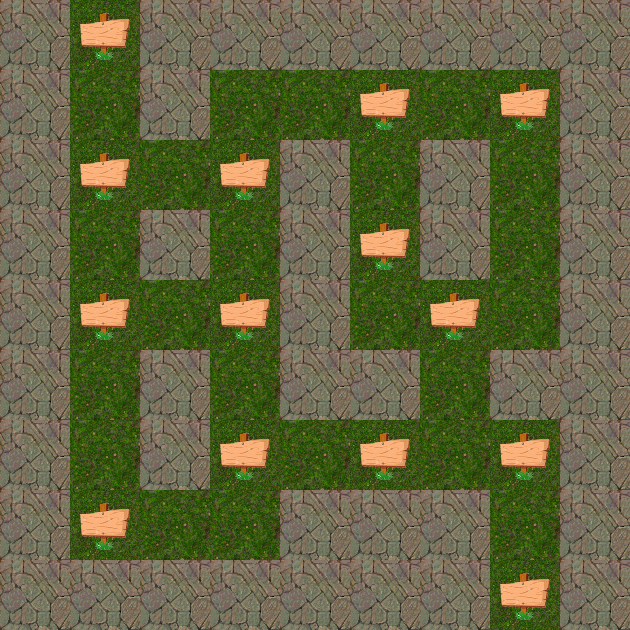

The image is a tile-based game level rendered from a .tmx file. Its description and source (layers, tilesets, objects; grid data summarised) follow:
An orthogonal 9x9 tile map with 70x70 px tiles, 1 tile layer (Tile Layer 1), 4 tilesets.

<map version="1.0" orientation="orthogonal" renderorder="right-down" width="9" height="9" tilewidth="70" tileheight="70" nextobjectid="1">
 <tileset firstgid="1" name="rock" tilewidth="70" tileheight="70" tilecount="1" columns="1">
  <image source="rocks.png" width="128" height="128" />
 </tileset>
 <tileset firstgid="2" name="grass" tilewidth="70" tileheight="70" tilecount="1" columns="1">
  <image source="grass.png" width="128" height="128" />
 </tileset>
 <tileset firstgid="3" name="signpost" tilewidth="70" tileheight="70" tilecount="1" columns="1">
  <image source="grass-sign.png" width="128" height="128" />
 </tileset>
 <tileset firstgid="4" name="sign" tilewidth="70" tileheight="70" tilecount="1" columns="1">
  <image source="grass-sign.png" width="70" height="70" />
 </tileset>
 <layer name="Tile Layer 1" width="9" height="9">
  <data>[81 cells, 81 non-empty, 3 distinct tile ids]</data>
 </layer>
</map>
